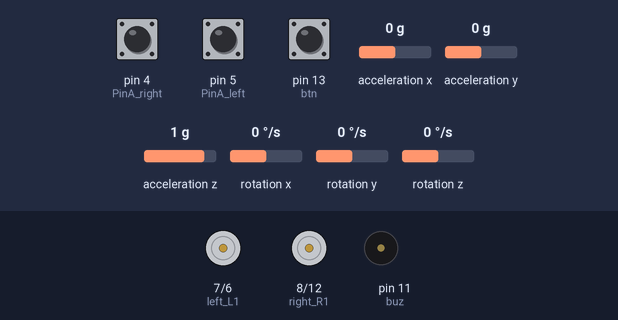
The sketch below on a simulated Arduino Uno, built with avr-gcc and run on an emulated ATmega328P. Parts: motor-driver pin pairs drawn as motors (green arrow = first pin HIGH = forward, orange = second pin HIGH = backward, longer = more drive, scaled by the enable pin), buzzer (waves = sounding). The test bench sets the inputs (shaded band); at power-on: acceleration y 0 g, pin 13 (btn) HIGH, acceleration z 1 g, pin 4 (PinA_right) LOW, pin 5 (PinA_left) LOW, acceleration x 0 g, rotation x 0 °/s, rotation y 0 °/s, rotation z 0 °/s.

Above: at 2.7 s.
2.8 s: acceleration y set to -1.4 g
At 3.09 s:
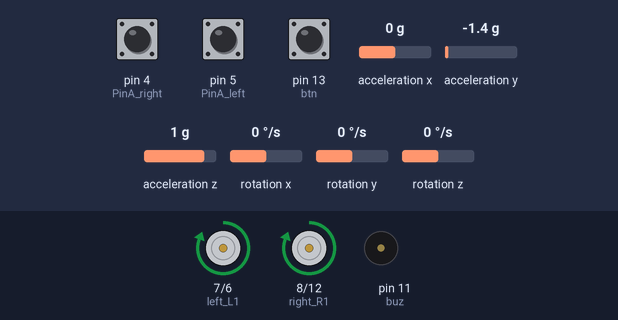
4.7 s: pin 13 (btn) pulled LOW for 0.15 s
At 5.0 s:
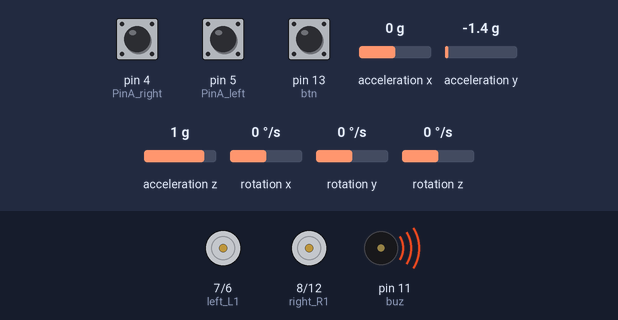
7.7 s: acceleration z set to 1.2 g
10.7 s: acceleration z set to 1.5 g
At 12.4 s:
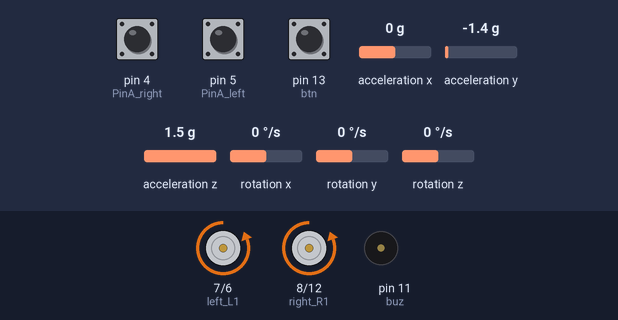
12.9 s: acceleration y set to 0.7 g
15.9 s: acceleration y set to 1 g
At 17.3 s:
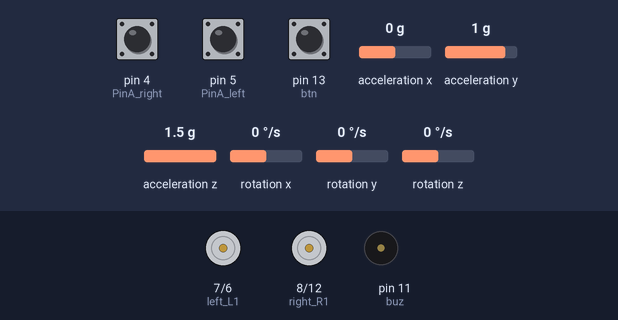
Timing chart, 0 to 19.5 s (numbered marks = the images above; inputs shaded):
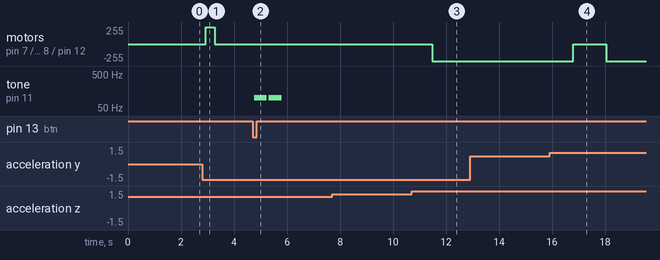

Measured:
- the behaviour switches between 1.3 and 1.4 g on acceleration z (found by bisection; images 2 and 3)
- the behaviour switches between 0.8 and 0.9 g on acceleration y (found by bisection; images 3 and 4)
- after the input at 2.8 s, motor on pin 7 (left_L1) / pin 6 (left_L2), motor on pin 8 (right_R1) / pin 12 (right_R2): stopped → forward 255/255 after 0.13 s, → stopped 0.34 s later
- after the input at 4.7 s, tone on pin 11 (buz): alternates 100 Hz for 0.48 s and silent for 0.07 s, 4 changes in all, then stays silent, starting after 0.06 s
- after the input at 7.7 s, every drawn part: stays the same
- after the input at 10.7 s, motor on pin 7 (left_L1) / pin 6 (left_L2), motor on pin 8 (right_R1) / pin 12 (right_R2): stopped → backward 255/255 after 0.77 s
- after the input at 12.9 s, every drawn part: stays the same
- after the input at 15.9 s, motor on pin 7 (left_L1) / pin 6 (left_L2), motor on pin 8 (right_R1) / pin 12 (right_R2): backward 255/255 → stopped after 0.89 s, → backward 255/255 1.2 s later

The sketch:

self_balancing_code.ino
```cpp
#include <MsTimer2.h>        //Internal timer2
#include <PinChangeInterrupt.h>    //This library file can make all pins on the REV4 board as external interrupts.  Define three-axis acceleration, three-axis gyroscope variables
#include <MPU6050.h>      //MPU6050 Library
#include <Wire.h>        //IIC communication library

MPU6050 mpu6050;     // Instantiate an MPU6050 object; name mpu6050
int16_t ax, ay, az, gx, gy, gz;     //Define three-axis acceleration, three-axis gyroscope variables

//TB6612 pins definition
const int right_R1=8;
const int right_R2=12;
const int PWM_R=10;
const int left_L1=7;
const int left_L2=6;
const int PWM_L=9;

const int buz = 11;
const int btn = 13;

///////////////////////angle parameters//////////////////////////////
float angle_X; // calculate the inclined angle variable of X-axis by accelerometer
float angle_Y; //calculate the inclined angle variable of Y-axis by accelerometer
float angle0 = 0; //mechanical balance angle (ideally 0 degrees)
float Gyro_x,Gyro_y,Gyro_z;  //Angular angular velocity by gyroscope calculation
///////////////////////angle parameter//////////////////////////////

///////////////////////Kalman_Filter////////////////////////////
float Q_angle = 0.0003;    // smoother angle
float Q_gyro  = 0.002;     // reduce gyro influence
float R_angle = 3.0;       // trust accelerometer more

char C_0 = 1;
float dt = 0.005; //The value of dt is the filter sampling time
float K1 = 0.05; // a function containing the Kalman gain is used to calculate the deviation of the optimal estimate
float K_0,K_1,t_0,t_1;
float angle_err;
float q_bias;    //gyroscope drift

float accelz = 0;
float angle;
float angleY_one;
float angle_speed;

float Pdot[4] = { 0, 0, 0, 0};
float P[2][2] = {{ 1, 0 }, { 0, 1 }};
float  PCt_0, PCt_1, E;
//////////////////////Kalman_Filter/////////////////////////

//////////////////////PID parameter///////////////////////////////
double kp = 15, ki =4 , kd = 0.2;                   //angle loop parameter
double kp_speed = 2.0, ki_speed = 0.03, kd_speed = 0;   // speed loop parameter
double kp_turn = 24, ki_turn = 0, kd_turn = 0.08;                 // steering loop parameter
double setp0 = 0; //angle balance point
int PD_pwm;  //angle output
float pwm1=0,pwm2=0;

//////////////////interrupt speed count/////////////////////////////
#define PinA_left 5  //external interrupt
#define PinA_right 4   //external interrupt
volatile long count_right = 0;//Used to calculate the pulse value calculated by the Hall encoder (the volatile long type is to ensure the value is valid)
volatile long count_left = 0;
int speedcc = 0;
//////////////////////pulse count/////////////////////////
int lz = 0;
int rz = 0;
int rpluse = 0;
int lpluse = 0;
int pulseright,pulseleft;
////////////////////////////////PI variable parameter//////////////////////////
float speeds_filterold=0;
float positions=0;
int flag1;
double PI_pwm;
int cc;
int speedout;
float speeds_filter;

//////////////////////////////turning PD///////////////////
int turnmax,turnmin,turnout;
float Turn_pwm = 0;
int zz=0;
int turncc=0;

//Bluetooth//
int front = 0;//forward variable
int back = 0;//backward
int left = 0;//turn left
int right = 0;//turn right
char val;

int i,button;

void setup()
{
  //set the motor control pins to OUTPUT
  pinMode(right_R1,OUTPUT);
  pinMode(right_R2,OUTPUT);
  pinMode(left_L1,OUTPUT);
  pinMode(left_L2,OUTPUT);
  pinMode(PWM_R,OUTPUT);
  pinMode(PWM_L,OUTPUT);

  //assign the initial state value
  digitalWrite(right_R1,1);
  digitalWrite(right_R2,0);
  digitalWrite(left_L1,0);
  digitalWrite(left_L2,1);
  analogWrite(PWM_R,0);
  analogWrite(PWM_L,0);

  pinMode(PinA_left, INPUT);  //speed encoder input
  pinMode(PinA_right, INPUT);

  pinMode(btn,INPUT);
  pinMode(buz,OUTPUT);

  // join I2C bus
  Wire.begin();                            //join I2C bus sequence
  Serial.begin(9600);                       //open the serial monitor and set the baud rate to 9600
  delay(1500);
  mpu6050.initialize();                       //initialize MPU6050
  delay(2);

  //5ms; use timer2 to set the timer interrupt (note: using timer2 may affects the PWM output of pin3 pin11)
  MsTimer2::set(5, DSzhongduan);    //5ms; execute the function DSzhongduan once
  MsTimer2::start();    //start interrupt
}

 //buzzer
void buzzer()
{
    for(int i=0;i<50;i++)
    {
    digitalWrite(buz,HIGH);
    delay(1);
    digitalWrite(buz,LOW);
    delay(1);
    }
    delay(50);
    for(int i=0;i<50;i++)
    {
    digitalWrite(buz,HIGH);
    delay(1);
    digitalWrite(buz,LOW);
    delay(1);
    }
}

void loop()
{
  //Serial.println(angle0);
  //Serial.print("angle= ");
  //Serial.println(angle);
  //delay(1);
  //Serial.println(PD_pwm);
  //Serial.println(pwm1);
  //Serial.println(pwm2);
  //Serial.print("pulseright = ");
  //Serial.println(pulseright);
  //Serial.print("pulseleft = ");
  //Serial.println(pulseleft);
  //Serial.println(PI_pwm);
  //Serial.println(speeds_filter);
  //Serial.println (positions);
  //Serial.println(Turn_pwm);
  //Serial.println(Gyro_z);
  //Serial.println(Turn_pwm);

  while(i<1)
  {
    button = digitalRead(btn);
    if(button == 0)
    {
      angle0=-angle;
      //Serial.println(angle0);
      buzzer();
      i++;
    }
  }
  if(Serial.available())
  {
    val = Serial.read();      //assign the value read from the serial port to val
    //Serial.println(val);
    switch(val)             //switch statement
    {
      case 'F': front=250; break;       //if val equals F，front=250，car will move forward
      case 'B': back=-250; break;       //go back
      case 'L': left=1; break;    //turn left
      case 'R': right=1; break;                         //turn right
      case 'S': front=0,back=0,left=0,right=0;break;    //stop
      case 'D': Serial.print(angle);break;
    }
  }

  //external interrupt; used to calculate the wheel speed
  attachPinChangeInterrupt(PinA_left, Code_left, CHANGE);          //PinA_left Level change triggers the external interrupt; execute the subfunction Code_left
  attachPinChangeInterrupt(PinA_right, Code_right, CHANGE);       //PinA_right Level change triggers the external interrupt; execute the subfunction Code_right
}

/////////////////////Hall count/////////////////////////
//left speed encoder count
void Code_left()
{
  count_left ++;
}
//right speed encoder count
void Code_right()
{
  count_right ++;
}
////////////////////pulse count///////////////////////
void countpluse()
{
  lz = count_left;     //assign the value counted by encoder to lz
  rz = count_right;

  count_left = 0;     //Clear count quantity
  count_right = 0;

  lpluse = lz;
  rpluse = rz;

  if ((pwm1 < 0) && (pwm2 < 0))                     //judge the car’s moving direction; if backward (PWM namely motor voltage is negative), pulse is a negative number.
  {
    rpluse = -rpluse;
    lpluse = -lpluse;
  }
  else if ((pwm1 > 0) && (pwm2 > 0))                 //if backward (PWM namely motor voltage is positive), pulse is a positive number.
  {
    rpluse = rpluse;
    lpluse = lpluse;
  }
  else if ((pwm1 < 0) && (pwm2 > 0))                 //judge the car’s moving direction; if turn left, right pulse is a positive number; left pulse is a negative number.
  {
    rpluse = rpluse;
    lpluse = -lpluse;
  }
  else if ((pwm1 > 0) && (pwm2 < 0))               //judge the car’s moving direction; if turn right, right pulse is a negative number; left pulse is a positive number.
  {
    rpluse = -rpluse;
    lpluse = lpluse;
  }

  // enter interrupt per 5ms，pulse number plus
  pulseright += rpluse;
  pulseleft += lpluse;
}

/////////////////////////////////interrupt ////////////////////////////
void DSzhongduan()
{
  sei();  //allow overall interrupt
  countpluse();        //pulse plus subfunction
  mpu6050.getMotion6(&ax, &ay, &az, &gx, &gy, &gz);     //IIC to get MPU6050 six-axis data  ax ay az gx gy gz
  angle_calculate(ax, ay, az, gx, gy, gz, dt, Q_angle, Q_gyro, R_angle, C_0, K1);      //get angle and Kalmam filtering
  PD();         //angle loop PD control
  anglePWM();

  cc++;
  if(cc>=8)     //5*8=40，enter PI algorithm of speed per 40ms
  {
    speedpiout();
    cc=0;  //Clear
  }
  turncc++;
  if(turncc>4)       //20ms; enter PD algorithm of steering
  {
    turnspin();
    turncc=0;     //Clear
  }
}
///////////////////////////////////////////////////////////

/////////////////////////////tilt calculation///////////////////////
void angle_calculate(int16_t ax,int16_t ay,int16_t az,int16_t gx,int16_t gy,int16_t gz,float dt,float Q_angle,float Q_gyro,float R_angle,float C_0,float K1)
{
  float Angle = -atan2(ay , az) * (180/ PI);           //Radial rotation angle calculation formula ; negative sign is direction processing
  Gyro_x = -gx / 131;              //The X-axis angular velocity calculated by the gyroscope;  the negative sign is the direction processing
  Kalman_Filter(Angle, Gyro_x);            //Kalman Filter
  //rotating angle Z-axis parameter
  Gyro_z = -gz / 131;                      //angle speed of Z-axis
  //accelz = az / 1604;

  float angleAx = -atan2(ax, az) * (180 / PI); //calculate the inclined angle with x-axis
  Gyro_y = -gy / 131.00; //angle speed of Y-axis
  Yiorderfilter(angleAx, Gyro_y); //first-order filtering
}
////////////////////////////////////////////////////////////////

///////////////////////////////KalmanFilter/////////////////////
void Kalman_Filter(double angle_m, double gyro_m)
{
  angle += (gyro_m - q_bias) * dt;          //prior estimate
  angle_err = angle_m - angle;

  Pdot[0] = Q_angle - P[0][1] - P[1][0];    //The differential of the covariance of the prior estimate error
  Pdot[1] = - P[1][1];
  Pdot[2] = - P[1][1];
  Pdot[3] = Q_gyro;

  P[0][0] += Pdot[0] * dt;    //The integral of the covariance differential of the prior estimate error
  P[0][1] += Pdot[1] * dt;
  P[1][0] += Pdot[2] * dt;
  P[1][1] += Pdot[3] * dt;

  //Intermediate variables in matrix multiplication
  PCt_0 = C_0 * P[0][0];
  PCt_1 = C_0 * P[1][0];
  //denominator
  E = R_angle + C_0 * PCt_0;
  //gain value
  K_0 = PCt_0 / E;
  K_1 = PCt_1 / E;

  t_0 = PCt_0;  //Intermediate variables in matrix multiplication
  t_1 = C_0 * P[0][1];

  P[0][0] -= K_0 * t_0;    //Posterior estimation error covariance
  P[0][1] -= K_0 * t_1;
  P[1][0] -= K_1 * t_0;
  P[1][1] -= K_1 * t_1;

  q_bias += K_1 * angle_err;    //Posterior estimate
  angle_speed = gyro_m - q_bias;   //The differential of the output value gives the optimal angular velocity
  angle += K_0 * angle_err; ////Posterior estimation; get the optimal angle
}

/////////////////////first-order filter/////////////////
void Yiorderfilter(float angle_m, float gyro_m)
{
  angleY_one = K1 * angle_m + (1 - K1) * (angleY_one + gyro_m * dt);
}

//////////////////angle PD////////////////////
void PD()
{
  PD_pwm = kp * (angle + angle0) + kd * angle_speed; //PD angle loop control
}

//////////////////speed PI////////////////////
void speedpiout()
{
  float speeds = (pulseleft + pulseright) * 1.0;      //speed  pulse value
  pulseright = pulseleft = 0;      //clear
  speeds_filterold *= 0.7;         //first-order complementary filtering
  speeds_filter = speeds_filterold + speeds * 0.3;
  speeds_filterold = speeds_filter;
  positions += speeds_filter;
  positions += front;             //Forward control fusion
  positions += back;              //backward control fusion
  positions = constrain(positions, -3550,3550);    //Anti-integral saturation
  PI_pwm = ki_speed * (setp0 - positions) + kp_speed * (setp0 - speeds_filter);      //speed loop control PI
}
//////////////////speed PI////////////////////

///////////////////////////turning/////////////////////////////////
void turnspin()
{
  int flag = 0;      //
  float turnspeed = 0;
  float rotationratio = 0;

  if (left == 1 || right == 1)
  {
    if (flag == 0)                             //judge the speed before rotate, to increase the flexibility
    {
      turnspeed = ( pulseright + pulseleft);                      //current speed ; express in pulse
      flag=1;
    }
    if (turnspeed < 0)                                 //speed absolute value
    {
      turnspeed = -turnspeed;
    }
    if(left==1||right==1)         //if press left key or right key
    {
     turnmax=3;          //max turning value
     turnmin=-3;         //min turning value
    }
    rotationratio = 5 / turnspeed;          //speed setting value
    if (rotationratio < 0.5)
    {
      rotationratio = 0.5;
    }

    if (rotationratio > 5)
    {
      rotationratio = 5;
    }
  }
  else
  {
    rotationratio = 0.5;
    flag = 0;
    turnspeed = 0;
  }
  if (left ==1)//plus according to direction parameter
  {
    turnout += rotationratio;
  }
  else if (right == 1 )//plus according to direction parameter
  {
    turnout -= rotationratio;
  }
  else turnout = 0;
  if (turnout > turnmax)   turnout = turnmax;//max value of amplitude
  if (turnout < turnmin)   turnout = turnmin;//min value of amplitude

  Turn_pwm = -turnout * kp_turn - Gyro_z * kd_turn;//turning PD algorithm control
}
///////////////////////////turning/////////////////////////////////

////////////////////////////PWM end value/////////////////////////////
void anglePWM()
{
  pwm2=-PD_pwm - PI_pwm + Turn_pwm;           //assign the end value of PWM to motor
  pwm1=-PD_pwm - PI_pwm - Turn_pwm;

  if(pwm1>255)             //limit PWM value not greater than255
  {
    pwm1=255;
  }
  if(pwm1<-255)
  {
    pwm1=-255;
  }
  if(pwm2>255)
  {
    pwm2=255;
  }
  if(pwm2<-255)
  {
    pwm2=-255;
  }

  if(angle>45 || angle<-45)      //if tilt angle is greater than 45°，motor will stop
  {
    pwm1=pwm2=0;
  }

   if(pwm2>=0)         //determine the motor steering and speed by negative and positive of PWM
  {
    digitalWrite(left_L1,LOW);
    digitalWrite(left_L2,HIGH);
    analogWrite(PWM_L,pwm2);
  }
  else
  {
    digitalWrite(left_L1,HIGH);
    digitalWrite(left_L2,LOW);
    analogWrite(PWM_L,-pwm2);
  }

  if(pwm1>=0)
  {
    digitalWrite(right_R1,LOW);
    digitalWrite(right_R2,HIGH);
    analogWrite(PWM_R,pwm1);
  }
  else
  {
    digitalWrite(right_R1,HIGH);
    digitalWrite(right_R2,LOW);
    analogWrite(PWM_R,-pwm1);
  }
}
```
